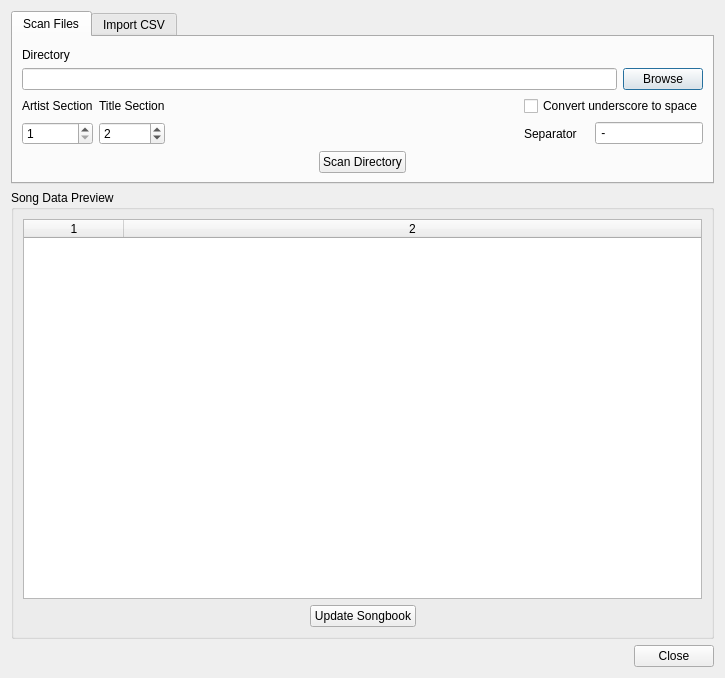
<?xml version="1.0" encoding="UTF-8"?>
<ui version="4.0">
 <class>DialogUpdate</class>
 <widget class="QDialog" name="DialogUpdate">
  <property name="windowModality">
   <enum>Qt::ApplicationModal</enum>
  </property>
  <property name="geometry">
   <rect>
    <x>0</x>
    <y>0</y>
    <width>725</width>
    <height>678</height>
   </rect>
  </property>
  <property name="windowTitle">
   <string>Update Song Database</string>
  </property>
  <property name="windowIcon">
   <iconset resource="resources.qrc">
    <normaloff>:/resources/AppIcon.png</normaloff>:/resources/AppIcon.png</iconset>
  </property>
  <layout class="QVBoxLayout" name="verticalLayout_2">
   <item>
    <widget class="QTabWidget" name="tabWidget">
     <property name="sizePolicy">
      <sizepolicy hsizetype="Expanding" vsizetype="Preferred">
       <horstretch>0</horstretch>
       <verstretch>0</verstretch>
      </sizepolicy>
     </property>
     <property name="currentIndex">
      <number>0</number>
     </property>
     <widget class="QWidget" name="tab">
      <attribute name="title">
       <string>Scan Files</string>
      </attribute>
      <layout class="QVBoxLayout" name="verticalLayout_3">
       <item>
        <widget class="QLabel" name="label_9">
         <property name="text">
          <string>Directory</string>
         </property>
         <property name="alignment">
          <set>Qt::AlignBottom|Qt::AlignLeading|Qt::AlignLeft</set>
         </property>
        </widget>
       </item>
       <item>
        <layout class="QHBoxLayout" name="horizontalLayout_6">
         <item>
          <widget class="QLineEdit" name="lineEditDirPath"/>
         </item>
         <item>
          <widget class="QPushButton" name="btnBrowseDirs">
           <property name="text">
            <string>Browse</string>
           </property>
          </widget>
         </item>
        </layout>
       </item>
       <item>
        <layout class="QGridLayout" name="gridLayout_2">
         <item row="0" column="1">
          <widget class="QLabel" name="label_6">
           <property name="text">
            <string>Title Section</string>
           </property>
          </widget>
         </item>
         <item row="0" column="0">
          <widget class="QLabel" name="label_7">
           <property name="text">
            <string>Artist Section</string>
           </property>
          </widget>
         </item>
         <item row="1" column="1">
          <widget class="QSpinBox" name="spinBoxSecTitle">
           <property name="minimum">
            <number>1</number>
           </property>
           <property name="value">
            <number>2</number>
           </property>
          </widget>
         </item>
         <item row="1" column="0">
          <widget class="QSpinBox" name="spinBoxSecArtist">
           <property name="minimum">
            <number>1</number>
           </property>
          </widget>
         </item>
         <item row="0" column="3">
          <widget class="QCheckBox" name="checkBoxConvertUnderscoreFiles">
           <property name="text">
            <string>Convert underscore to space</string>
           </property>
          </widget>
         </item>
         <item row="1" column="3">
          <layout class="QHBoxLayout" name="horizontalLayout_5">
           <item>
            <widget class="QLabel" name="label_8">
             <property name="text">
              <string>Separator</string>
             </property>
            </widget>
           </item>
           <item>
            <widget class="QLineEdit" name="lineEditSepFile">
             <property name="sizePolicy">
              <sizepolicy hsizetype="Minimum" vsizetype="Fixed">
               <horstretch>0</horstretch>
               <verstretch>0</verstretch>
              </sizepolicy>
             </property>
             <property name="text">
              <string> - </string>
             </property>
            </widget>
           </item>
          </layout>
         </item>
         <item row="0" column="2">
          <spacer name="horizontalSpacer_5">
           <property name="orientation">
            <enum>Qt::Horizontal</enum>
           </property>
           <property name="sizeHint" stdset="0">
            <size>
             <width>40</width>
             <height>20</height>
            </size>
           </property>
          </spacer>
         </item>
        </layout>
       </item>
       <item>
        <layout class="QHBoxLayout" name="horizontalLayout_7">
         <item>
          <spacer name="horizontalSpacer_6">
           <property name="orientation">
            <enum>Qt::Horizontal</enum>
           </property>
           <property name="sizeHint" stdset="0">
            <size>
             <width>40</width>
             <height>20</height>
            </size>
           </property>
          </spacer>
         </item>
         <item>
          <widget class="QPushButton" name="btnScanFiles">
           <property name="text">
            <string>Scan Directory</string>
           </property>
          </widget>
         </item>
         <item>
          <spacer name="horizontalSpacer_7">
           <property name="orientation">
            <enum>Qt::Horizontal</enum>
           </property>
           <property name="sizeHint" stdset="0">
            <size>
             <width>40</width>
             <height>20</height>
            </size>
           </property>
          </spacer>
         </item>
        </layout>
       </item>
      </layout>
     </widget>
     <widget class="QWidget" name="tab_2">
      <attribute name="title">
       <string>Import CSV</string>
      </attribute>
      <layout class="QVBoxLayout" name="verticalLayout_4">
       <item>
        <widget class="QLabel" name="label">
         <property name="text">
          <string>CSV File</string>
         </property>
        </widget>
       </item>
       <item>
        <layout class="QHBoxLayout" name="horizontalLayout_2">
         <item>
          <widget class="QLineEdit" name="lineEditCsvPath"/>
         </item>
         <item>
          <widget class="QPushButton" name="btnBrowse">
           <property name="text">
            <string>Browse</string>
           </property>
          </widget>
         </item>
        </layout>
       </item>
       <item>
        <layout class="QGridLayout" name="gridLayout">
         <item row="0" column="1">
          <widget class="QLabel" name="label_3">
           <property name="text">
            <string>Title Column</string>
           </property>
          </widget>
         </item>
         <item row="0" column="0">
          <widget class="QLabel" name="label_2">
           <property name="text">
            <string>Artist Column</string>
           </property>
          </widget>
         </item>
         <item row="1" column="1">
          <widget class="QSpinBox" name="spinBoxColTitle">
           <property name="minimum">
            <number>1</number>
           </property>
           <property name="value">
            <number>2</number>
           </property>
          </widget>
         </item>
         <item row="1" column="0">
          <widget class="QSpinBox" name="spinBoxColArtist">
           <property name="minimum">
            <number>1</number>
           </property>
          </widget>
         </item>
         <item row="0" column="2">
          <spacer name="horizontalSpacer_3">
           <property name="orientation">
            <enum>Qt::Horizontal</enum>
           </property>
           <property name="sizeHint" stdset="0">
            <size>
             <width>40</width>
             <height>20</height>
            </size>
           </property>
          </spacer>
         </item>
         <item row="1" column="2">
          <widget class="QCheckBox" name="checkBoxConvertUnderscore">
           <property name="text">
            <string>Convert underscore to space</string>
           </property>
          </widget>
         </item>
        </layout>
       </item>
       <item>
        <layout class="QHBoxLayout" name="horizontalLayout_4">
         <item>
          <spacer name="horizontalSpacer_4">
           <property name="orientation">
            <enum>Qt::Horizontal</enum>
           </property>
           <property name="sizeHint" stdset="0">
            <size>
             <width>40</width>
             <height>20</height>
            </size>
           </property>
          </spacer>
         </item>
         <item>
          <widget class="QPushButton" name="btnLoadCsv">
           <property name="text">
            <string>Load CSV Data</string>
           </property>
          </widget>
         </item>
         <item>
          <spacer name="horizontalSpacer_8">
           <property name="orientation">
            <enum>Qt::Horizontal</enum>
           </property>
           <property name="sizeHint" stdset="0">
            <size>
             <width>40</width>
             <height>20</height>
            </size>
           </property>
          </spacer>
         </item>
        </layout>
       </item>
      </layout>
     </widget>
    </widget>
   </item>
   <item>
    <widget class="QGroupBox" name="groupBox">
     <property name="sizePolicy">
      <sizepolicy hsizetype="Preferred" vsizetype="Expanding">
       <horstretch>0</horstretch>
       <verstretch>0</verstretch>
      </sizepolicy>
     </property>
     <property name="title">
      <string>Song Data Preview</string>
     </property>
     <layout class="QVBoxLayout" name="verticalLayout">
      <item>
       <widget class="QTableWidget" name="tableWidgetPreview">
        <property name="sizeAdjustPolicy">
         <enum>QAbstractScrollArea::AdjustToContents</enum>
        </property>
        <property name="selectionMode">
         <enum>QAbstractItemView::NoSelection</enum>
        </property>
        <property name="selectionBehavior">
         <enum>QAbstractItemView::SelectRows</enum>
        </property>
        <property name="sortingEnabled">
         <bool>true</bool>
        </property>
        <property name="columnCount">
         <number>2</number>
        </property>
        <attribute name="horizontalHeaderCascadingSectionResizes">
         <bool>true</bool>
        </attribute>
        <attribute name="horizontalHeaderStretchLastSection">
         <bool>true</bool>
        </attribute>
        <attribute name="verticalHeaderVisible">
         <bool>false</bool>
        </attribute>
        <column/>
        <column/>
       </widget>
      </item>
      <item>
       <layout class="QHBoxLayout" name="horizontalLayout">
        <item>
         <spacer name="horizontalSpacer">
          <property name="orientation">
           <enum>Qt::Horizontal</enum>
          </property>
          <property name="sizeHint" stdset="0">
           <size>
            <width>40</width>
            <height>20</height>
           </size>
          </property>
         </spacer>
        </item>
        <item>
         <widget class="QPushButton" name="btnSend">
          <property name="text">
           <string>Update Songbook</string>
          </property>
         </widget>
        </item>
        <item>
         <spacer name="horizontalSpacer_2">
          <property name="orientation">
           <enum>Qt::Horizontal</enum>
          </property>
          <property name="sizeHint" stdset="0">
           <size>
            <width>40</width>
            <height>20</height>
           </size>
          </property>
         </spacer>
        </item>
       </layout>
      </item>
     </layout>
    </widget>
   </item>
   <item>
    <widget class="QDialogButtonBox" name="buttonBox">
     <property name="standardButtons">
      <set>QDialogButtonBox::Close</set>
     </property>
    </widget>
   </item>
  </layout>
 </widget>
 <resources>
  <include location="resources.qrc"/>
 </resources>
 <connections/>
</ui>
